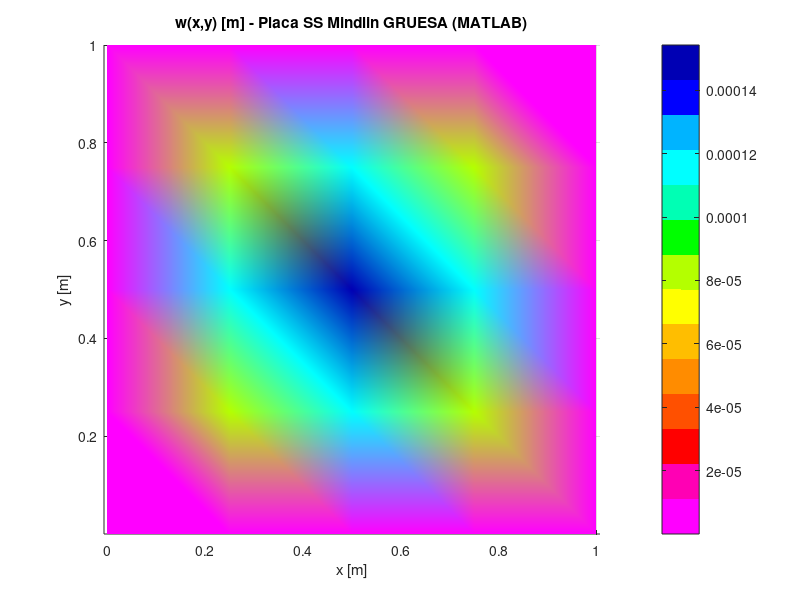

Source code (MATLAB):
%% ════════════════════════════════════════════════════════════════
%  PLATE THICK — Verification script (MATLAB R2017a compatible)
%
%  Reproduce el template "FE03 — Placa gruesa Q4 (Mindlin-Reissner)"
%  de HekatanLab Web (modo MATLAB).
%
%  - Formulación: Mindlin-Reissner con integración selectiva
%    (2x2 bending + 1x1 shear)
%  - Geometría: placa cuadrada 1x1x0.25 (t/a = 0.25, gruesa)
%  - Material: E=30000, nu=0.2, kappa=5/6
%  - Carga: q = 1.0 uniforme
%  - BC: simply-supported (w=0 en bordes)
%  - Malla: 4x4 Q4
%  - Referencia: Reissner-Timoshenko (bending Navier + shear correction)
%
%  USO:
%    >> plate_thick_verify
%% ════════════════════════════════════════════════════════════════

clear; clc;

%% Parámetros (idénticos al template FE03)
nx_m = 4;   ny_m = 4;
W_m  = 1.0; H_m  = 1.0;
t_m  = 0.25;
E_m  = 30000;
nu_m = 0.2;
q    = 1.0;
kapa = 5/6;

dx_m  = W_m/nx_m;
dy_m  = H_m/ny_m;
nj_m  = (nx_m+1)*(ny_m+1);
n_dof = 3;
n_tot = n_dof*nj_m;

Dc_m = E_m*t_m^3 / (12*(1 - nu_m^2));
Db_m = Dc_m * [1, nu_m, 0; nu_m, 1, 0; 0, 0, (1-nu_m)/2];
G_m  = E_m / (2*(1+nu_m));
Ds_m = kapa * G_m * t_m * [1, 0; 0, 1];

fprintf('Placa SS Mindlin GRUESA: %.2fx%.2f, t=%.3f (t/a=%.2f)\n', ...
        W_m, H_m, t_m, t_m/W_m);

%% Coords + conectividad
nds_m = zeros(nj_m, 2);
for jj = 0:ny_m
    for ii = 0:nx_m
        k = jj*(nx_m+1) + ii + 1;
        nds_m(k,1) = ii*dx_m;
        nds_m(k,2) = jj*dy_m;
    end
end
ne_m  = nx_m*ny_m;
els_m = zeros(ne_m, 4);
for jj = 0:ny_m-1
    for ii = 0:nx_m-1
        e  = jj*nx_m + ii + 1;
        bl = jj*(nx_m+1) + ii + 1;
        els_m(e,1) = bl;
        els_m(e,2) = bl + 1;
        els_m(e,3) = bl + (nx_m+1) + 1;
        els_m(e,4) = bl + (nx_m+1);
    end
end

%% Ke selective integration
J11_m  = dx_m/2;  J22_m = dy_m/2;
detJ_m = J11_m*J22_m;
g      = 1/sqrt(3);
gp2    = [-g,-g; g,-g; g,g; -g,g];
Ke_m   = zeros(12, 12);

% Bending 2x2
for ig = 1:4
    xi = gp2(ig,1); eta = gp2(ig,2);
    dNxi  = [-(1-eta)/4,  (1-eta)/4, (1+eta)/4, -(1+eta)/4];
    dNeta = [-(1-xi)/4,  -(1+xi)/4,  (1+xi)/4,  (1-xi)/4];
    dNxm = dNxi / J11_m;  dNym = dNeta / J22_m;
    Bb_e = zeros(3, 12);
    for i = 1:4
        Bb_e(1, 3*i)   =  dNxm(i);
        Bb_e(2, 3*i-1) = -dNym(i);
        Bb_e(3, 3*i-1) = -dNxm(i);
        Bb_e(3, 3*i)   =  dNym(i);
    end
    Ke_m = Ke_m + transpose(Bb_e) * Db_m * Bb_e * detJ_m;
end

% Shear 1x1
xi = 0; eta = 0;
dNxi  = [-(1-eta)/4,  (1-eta)/4, (1+eta)/4, -(1+eta)/4];
dNeta = [-(1-xi)/4,  -(1+xi)/4,  (1+xi)/4,  (1-xi)/4];
N_s = [(1-xi)*(1-eta)/4, (1+xi)*(1-eta)/4, (1+xi)*(1+eta)/4, (1-xi)*(1+eta)/4];
dNxm = dNxi / J11_m;  dNym = dNeta / J22_m;
Bs_e = zeros(2, 12);
for i = 1:4
    Bs_e(1, 3*i-2) =  dNxm(i);
    Bs_e(1, 3*i)   = -N_s(i);
    Bs_e(2, 3*i-2) =  dNym(i);
    Bs_e(2, 3*i-1) =  N_s(i);
end
Ke_m = Ke_m + transpose(Bs_e) * Ds_m * Bs_e * 4 * detJ_m;

%% Ensamble
K_g = zeros(n_tot, n_tot);
for e = 1:ne_m
    dofs = zeros(1, 12);
    for i = 1:4
        n_id = els_m(e, i);
        dofs(3*i-2) = 3*n_id - 2;
        dofs(3*i-1) = 3*n_id - 1;
        dofs(3*i)   = 3*n_id;
    end
    for i = 1:12
        for j = 1:12
            K_g(dofs(i), dofs(j)) = K_g(dofs(i), dofs(j)) + Ke_m(i, j);
        end
    end
end

%% BC: SS w=0
kp = 1e8;
for k = 1:nj_m
    xk = nds_m(k,1); yk = nds_m(k,2);
    on_bd = abs(xk) < 1e-9 || abs(xk - W_m) < 1e-9 || ...
            abs(yk) < 1e-9 || abs(yk - H_m) < 1e-9;
    if on_bd
        K_g(3*k-2, 3*k-2) = K_g(3*k-2, 3*k-2) + kp;
    end
end

%% Cargas
F_g = zeros(n_tot, 1);
load_per_node = q * dx_m * dy_m / 4;
for e = 1:ne_m
    for i = 1:4
        n_id = els_m(e, i);
        F_g(3*n_id - 2) = F_g(3*n_id - 2) + load_per_node;
    end
end

%% Solve
u_full = inv(K_g) * F_g;
w_disp = zeros(nj_m, 1);
for k = 1:nj_m
    w_disp(k) = u_full(3*k - 2);
end
w_max = max(abs(w_disp));

fprintf('w_max placa Mindlin gruesa = %.6e\n', w_max);

%% Reissner reference
D_ref     = E_m * t_m^3 / (12*(1-nu_m^2));
w_bend    = 0.00406 * q * W_m^4 / D_ref;
w_shear   = 0.0737 * q * W_m^2 / (kapa * G_m * t_m);
w_reiss   = w_bend + w_shear;
alpha_FEM = w_max * D_ref / (q * W_m^4);

fprintf('w_bend (Navier)       = %.6e\n', w_bend);
fprintf('w_shear (Reissner)    = %.6e\n', w_shear);
fprintf('w_total Reissner      = %.6e\n', w_reiss);
fprintf('alpha_FEM (effective) = %.5f\n', alpha_FEM);
fprintf('Error vs Reissner: %+.2f%%\n', (w_max/w_reiss - 1)*100);

%% Verification table (estilo ETABS)
fprintf('\n═══════════════════════════════════════════════════════════\n');
fprintf('  VERIFICATION — Plate Thick Mindlin (t/a=0.25)\n');
fprintf('═══════════════════════════════════════════════════════════\n');
fprintf('  Quantity              MATLAB        Reissner      Diff %%\n');
fprintf('  ─────────────────────────────────────────────────────────\n');
fprintf('  w_max [m]          %10.4e %12.4e %10.2f\n', ...
        w_max, w_reiss, (w_max/w_reiss - 1)*100);

%% Paridad vs HekatanLab
fprintf('\n');
fprintf('═══════════════════════════════════════════════════════════\n');
fprintf('  PARIDAD vs HekatanLab Web (modo MATLAB, FE03)\n');
fprintf('═══════════════════════════════════════════════════════════\n');
fprintf('  HekatanLab publica:\n');
fprintf('     w_max          = 1.543172e-04\n');
fprintf('     alpha_FEM      = 0.00628\n');
fprintf('     Error Reissner = +20.49%%\n');
fprintf('\n');
fprintf('  Tu MATLAB R2017a:\n');
fprintf('     w_max          = %.6e\n', w_max);
fprintf('     alpha_FEM      = %.5f\n', alpha_FEM);
fprintf('     Error Reissner = %+.2f%%\n', (w_max/w_reiss - 1)*100);
fprintf('\n');

diff_vs_hekatanlab = abs(w_max - 1.543172e-4) / 1.543172e-4;
if diff_vs_hekatanlab < 1e-4
    fprintf('  PARIDAD: OK — diferencia < 0.01%% (numéricamente idéntico)\n');
elseif diff_vs_hekatanlab < 1e-2
    fprintf('  PARIDAD: cercana — diferencia %.4f%%\n', diff_vs_hekatanlab*100);
else
    fprintf('  PARIDAD: discrepancia %.2f%% — revisar.\n', diff_vs_hekatanlab*100);
end

%% Plot
nx1 = nx_m + 1;  ny1 = ny_m + 1;
W_grid = zeros(ny1, nx1);
for jj = 1:ny1
    for ii = 1:nx1
        k = (jj-1)*nx1 + ii;
        W_grid(jj, ii) = w_disp(k);
    end
end
xc = 0:dx_m:W_m;
yc = 0:dy_m:H_m;
sap2k = [255,0,255; 255,0,180; 255,0,0; 255,80,0; 255,140,0; ...
         255,190,0; 255,255,0; 180,255,0; 0,255,0; 0,255,180; ...
         0,255,255; 0,180,255; 0,0,255; 0,0,180] / 255;

figure;
surf(xc, yc, W_grid);
view(2); shading('interp'); colormap(sap2k); colorbar;
title('w(x,y) [m] - Placa SS Mindlin GRUESA (MATLAB)');
xlabel('x [m]'); ylabel('y [m]'); axis('equal');
